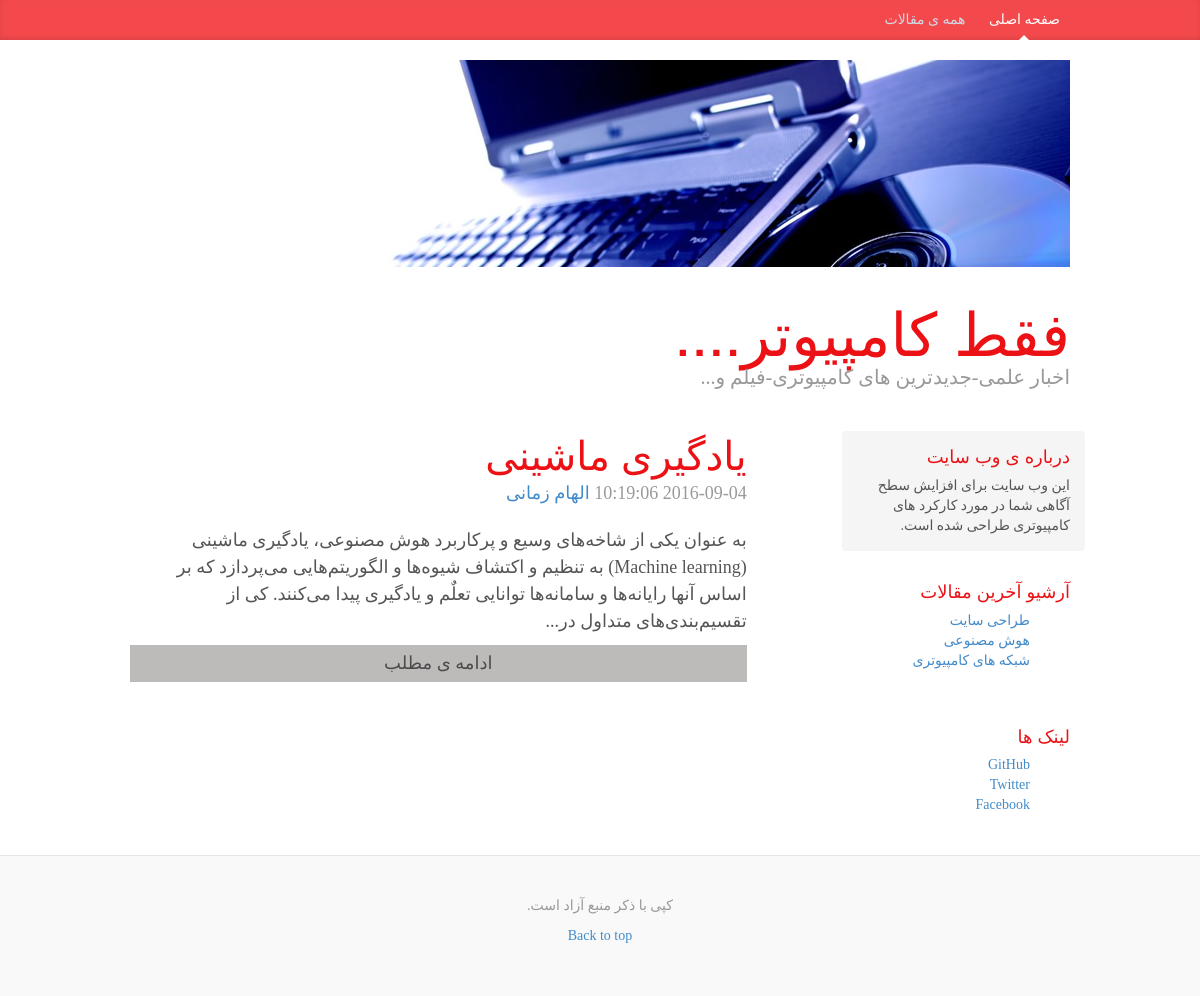
Page /lovers_of_kamputer/lovers_of_kamputer/posts.php?category=2 on the committed database.
### tables this page shows
CREATE TABLE `posts` (
  `id` int(11) NOT NULL,
  `category` int(11) NOT NULL,
  `title` varchar(255) NOT NULL,
  `body` text NOT NULL,
  `author` varchar(255) NOT NULL,
  `tags` varchar(255) NOT NULL,
  `date` timestamp NOT NULL DEFAULT CURRENT_TIMESTAMP
);

CREATE TABLE `categories` (
  `id` int(11) NOT NULL,
  `name` varchar(255) NOT NULL
);

### lovers_of_kamputer/lovers_of_kamputer/libraries/Database.php (called while the page is built, shortened)
<?php
class Database {
	public $host=DB_HOST;
	public $username=DB_USER;
	public $password=DB_PASS;
	public $db_name=DB_NAME;
	public $link;
	private function connect(){
		 $this->link=new mysqli($this->host,$this->username,$this->password,$this->db_name);
		 $this->link->set_charset("utf8");
	}
	public function select($query){
		$result=$this->link->query($query) or die($this->link->error.__LINE__ );
		if($result->num_rows >0)
		{
		   return $result;
		}else {
		  return false;
		}
	}
}

### lovers_of_kamputer/lovers_of_kamputer/helpers/format_helper.php (called while the page is built)
<?php
function shortenText( $text  , $chars=450   ){
	$text=$text." ";
	$text=substr($text,0,$chars );
	$text=substr( $text,0,strrpos($text,' '));
	$text=$text."...";
	return $text;
}

### lovers_of_kamputer/lovers_of_kamputer/posts.php (the view, shortened to what this page needs)
<?php include "includes/header.php"; ?>
<?php
$db=new Database();
if(isset($_GET['category'] )){
	$category=$_GET['category'] ;
    $query='select * from posts WHERE category='.$category;
    $posts=$db->select($query);
}
  else{
    $query='select * from posts';
    $posts=$db->select($query);
  }
$query='select * from categories';
$categories=$db->select($query);
?>
<?php if($posts) :  ?>
     <?php while($row=$posts->fetch_assoc()): ?>
            <div class="blog-post">
            <h2 class="blog-post-title"><?php echo $row["title"];    ?></h2>
            <p class="blog-post-meta"><?php echo $row["date"];    ?> <a href="#"><?php echo $row["author"];    ?></a></p>
            <?php echo shortenText($row["body"]);    ?>
<a class="readmore" href="post.php?id=<?php echo urlencode($row["id"]);    ?>">ادامه ی مطلب</a>
               </div>
          <?php endwhile; ?>
<?php else :   ?>
    <p>THERE ARE NO POSTS YET</p>
<?php endif; ?>
<?php include "includes/footer.php"; ?>

### lovers_of_kamputer/lovers_of_kamputer/includes/footer.php (shortened to what this page needs)
    </div>
        <div class="col-sm-3 col-sm-offset-1 blog-sidebar">
          <div class="sidebar-module sidebar-module-inset">
            <h4>درباره ی وب سایت</h4>
        <p>این وب سایت برای افزایش سطح آگاهی شما در مورد کارکرد های کامپیوتری طراحی شده است.</p>
          </div>
          <div class="sidebar-module">
            <h4>آرشیو آخرین مقالات</h4>
            <?php if($categories) : ?>
            <ol class="list-unstyled">
            <?php while($row=$categories->fetch_assoc()): ?>
              <li><a href="posts.php?category=<?php echo $row["id"];?>"><?php echo $row["name"];?></a></li>
            <?php endwhile; ?>
            </ol>
            <?php else: ?>
               <p>"there are no categories yet!"</p>
            <?php endif; ?>
          </div>
          <div class="sidebar-module">
            <h4>لینک ها</h4>
            <ol class="list-unstyled">
              <li><a href="#">GitHub</a></li>
              <li><a href="#">Twitter</a></li>
              <li><a href="#">Facebook</a></li>
            </ol>
          </div>
        </div>
      </div>
    </div>
    <div class="blog-footer">
      <p>کپی با ذکر منبع آزاد است.</p>
      <p>
        <a href="#">Back to top</a>
      </p>
    </div>
  </body>
</html>

### lovers_of_kamputer/lovers_of_kamputer/css/custom.css (style rules this page uses)
body { font-family: Georgia, "Times New Roman", Times, serif; color: #555; }
h1, .h1, h2, .h2, h3, .h3, h4, .h4, h5, .h5, h6, .h6 { margin-top: 0; font-family: "Helvetica Neue", Helvetica, Arial, sans-serif; font-weight: normal; color:#EB1115 ; }
.sidebar-module { padding: 15px; margin: 0 -15px 15px; }
.sidebar-module-inset { padding: 15px; background-color: #f5f5f5; border-radius: 4px; }
.sidebar-module-inset p:last-child, .sidebar-module-inset ul:last-child, .sidebar-module-inset ol:last-child { margin-bottom: 0; }
.blog-post { margin-bottom: 60px; }
.blog-post-title { margin-bottom: 5px; font-size: 40px; }
.blog-post-meta { margin-bottom: 20px; color: #999; }
.blog-footer { padding: 40px 0; color: #999; text-align: center; background-color: #f9f9f9; border-top: 1px solid #e5e5e5; }
.readmore { display:block; text-align:center; padding:5px; background:#BDBABA; margin-top:10px; color:#4B4B4B; }

### rows in the picture
posts: title "یادگیری ماشینی", author "الهام زمانی", body "به عنوان یکی از شاخه‌های وسیع و پرکاربرد هوش مصنوعی، یادگیری ماشینی (Machine learning) به تنظیم و اکتشاف شیوه‌ها و الگوریتم‌هایی می‌پردازد که بر اساس آنها رایانه‌ها و سامانه‌ها توانایی تعلٌم و یادگیری پیدا می‌کنند. کی از تقسیم‌بندی‌های متداول در..."
categories: name "طراحی سایت"
categories: name "هوش مصنوعی"
categories: name "شبکه های کامپیوتری"
